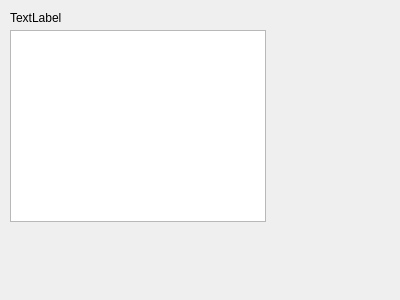
<?xml version="1.0" encoding="UTF-8"?>
<ui version="4.0">
 <class>ProcessResultDlg</class>
 <widget class="QDialog" name="ProcessResultDlg">
  <property name="geometry">
   <rect>
    <x>0</x>
    <y>0</y>
    <width>400</width>
    <height>300</height>
   </rect>
  </property>
  <property name="windowTitle">
   <string>Dialog</string>
  </property>
  <property name="windowIcon">
   <iconset resource="myresources.qrc">
    <normaloff>:/images/counterIcon.ico</normaloff>:/images/counterIcon.ico</iconset>
  </property>
  <widget class="QGraphicsView" name="resultGraphicsView">
   <property name="geometry">
    <rect>
     <x>10</x>
     <y>30</y>
     <width>256</width>
     <height>192</height>
    </rect>
   </property>
  </widget>
  <widget class="QLabel" name="label">
   <property name="geometry">
    <rect>
     <x>10</x>
     <y>10</y>
     <width>251</width>
     <height>16</height>
    </rect>
   </property>
   <property name="text">
    <string>TextLabel</string>
   </property>
  </widget>
 </widget>
 <resources>
  <include location="myresources.qrc"/>
 </resources>
 <connections/>
</ui>
